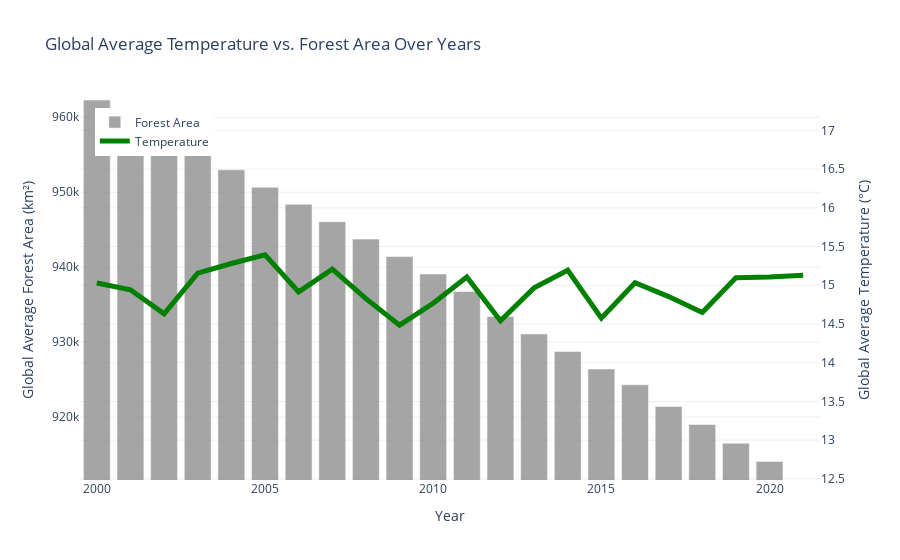

Notebook code for this chart:
### Markdown cell above
## Global Average Temperature vs. Forest Area Over Years

### Code cell
df_forest_long = df_forest_data.melt(id_vars=['Country Name'], var_name='Year', value_name='Forest Area')
df_forest_long['Year'] = df_forest_long['Year'].astype(int)

df_combined = pd.merge(df_forest_long, df_climate_data, on='Year', how='inner')

global_avg_temperature = df_combined.groupby('Year')['Temperature'].mean().reset_index()
global_avg_forest_area = df_combined.groupby('Year')['Forest Area'].mean().reset_index()


fig = go.Figure()

fig.add_trace(go.Bar(
    x=global_avg_forest_area['Year'],
    y=global_avg_forest_area['Forest Area'],
    name='Forest Area',
    marker_color='grey',
    opacity=0.7,
    yaxis='y'
))

fig.add_trace(go.Scatter(
    x=global_avg_temperature['Year'],
    y=global_avg_temperature['Temperature'],
    mode='lines',
    name='Temperature',
    line=dict(color='green', width=5),
    yaxis='y2'
))

fig.update_layout(
    title='Global Average Temperature vs. Forest Area Over Years',
    xaxis=dict(title='Year'),
    yaxis=dict(title='Global Average Forest Area (km²)', side='left', rangemode='tozero', showgrid=True, 
              range=[min(global_avg_forest_area['Forest Area']) - 2, max(global_avg_forest_area['Forest Area']) + 2]),
    yaxis2=dict(title='Global Average Temperature (°C)', overlaying='y', side='right', rangemode='tozero', showgrid=True,
                range=[min(global_avg_temperature['Temperature']) - 2, max(global_avg_temperature['Temperature']) + 2]),
    legend=dict(x=0.02, y=0.98),
    plot_bgcolor='rgba(0,0,0,0)',
    hovermode='x',
    template='plotly_white'
)

fig.update_traces(hoverinfo='x+y')

fig.show()

### Figure 1 — Plotly figure (JSON) as saved in the notebook; plotly's stock layout.template omitted (floating-point values rounded to 4 significant figures)
{"data": [{"hoverinfo": "x+y", "marker": {"color": "grey"}, "name": "Forest Area", "opacity": 0.7, "type": "bar", "x": [2000, 2001, 2002, 2003, 2004, 2005, 2006, 2007, 2008, 2009, 2010, 2011, 2012, 2013, 2014, 2015, 2016, 2017, 2018, 2019, 2020, 2021], "y": [962300.0, 960000.0, 957600.0, 955300.0, 953000.0, 950700.0, 948400.0, 946100.0, 943700.0, 941400.0, 939100.0, 936800.0, 933400.0, 931100.0, 928800.0, 926400.0, 924300.0, 921400.0, 919000.0, 916500.0, 914100.0, 911600.0], "yaxis": "y"}, {"hoverinfo": "x+y", "line": {"color": "green", "width": 5}, "mode": "lines", "name": "Temperature", "type": "scatter", "x": [2000, 2001, 2002, 2003, 2004, 2005, 2006, 2007, 2008, 2009, 2010, 2011, 2012, 2013, 2014, 2015, 2016, 2017, 2018, 2019, 2020, 2021], "y": [15.03, 14.94, 14.63, 15.16, 15.28, 15.39, 14.91, 15.21, 14.83, 14.48, 14.77, 15.11, 14.54, 14.97, 15.19, 14.58, 15.03, 14.85, 14.65, 15.1, 15.11, 15.13], "yaxis": "y2"}], "layout": {"autosize": true, "hovermode": "x", "legend": {"x": 0.02, "y": 0.98}, "plot_bgcolor": "rgba(0, 0, 0, 0)", "title": {"text": "Global Average Temperature vs. Forest Area Over Years"}, "xaxis": {"autorange": true, "range": [2000.0, 2022.0], "title": {"text": "Year"}, "type": "linear"}, "yaxis": {"range": [911600.0, 962300.0], "rangemode": "tozero", "showgrid": true, "side": "left", "title": {"text": "Global Average Forest Area (km²)"}, "type": "linear"}, "yaxis2": {"overlaying": "y", "range": [12.48, 17.39], "rangemode": "tozero", "showgrid": true, "side": "right", "title": {"text": "Global Average Temperature (°C)"}, "type": "linear"}}}
